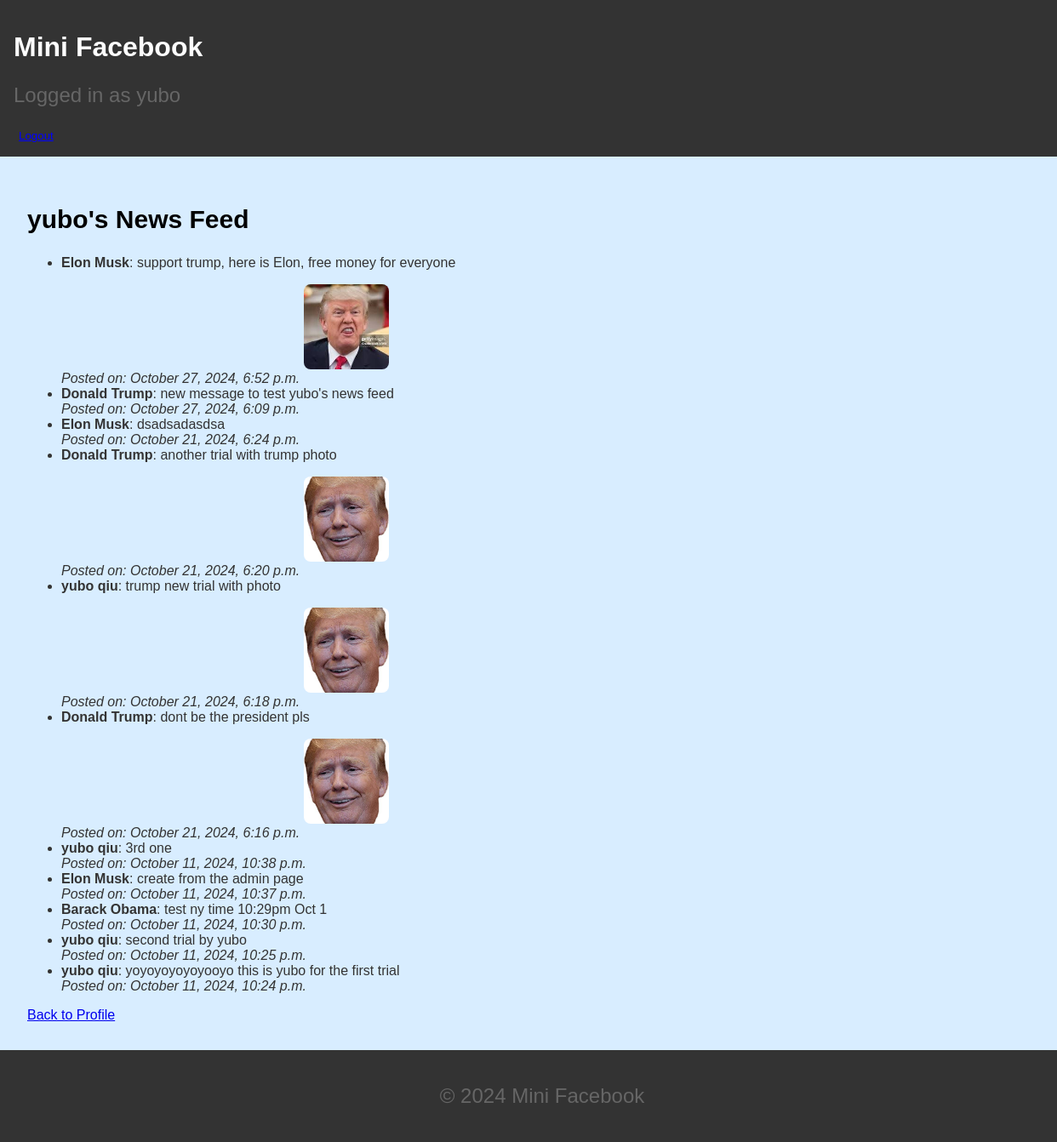
/profile/news_feed/ (signed in), run on the app's committed database.
### mini_fb/models.py (models this page shows, shortened)
class Profile(models.Model):
    user = models.ForeignKey(User, on_delete=models.CASCADE)
    first_name = models.CharField(max_length=30)
    last_name = models.CharField(max_length=30)
    city = models.CharField(max_length=100)
    email = models.EmailField()
    profile_image_url = models.URLField(max_length=200)
    def __str__(self):
        return f"{self.first_name} {self.last_name}"
    def get_friends(self):
        friends = Friend.objects.filter(
            models.Q(profile1=self) | models.Q(profile2=self)
        )
        return [f.profile2 if f.profile1 == self else f.profile1 for f in friends]
    def get_news_feed(self):
        friends = self.get_friends()
        news_feed = StatusMessage.objects.filter(profile__in=[self] + friends).order_by(
            "-timestamp"
        )
        print(
            "News Feed for:",
            self,
            "includes messages from profiles:",
            [p.first_name for p in [self] + friends],
        )
        print("Number of status messages in feed:", news_feed.count())
        return news_feed

class StatusMessage(models.Model):
    timestamp = models.DateTimeField(auto_now_add=True)
    message = models.TextField()
    profile = models.ForeignKey(Profile, on_delete=models.CASCADE)
    def get_images(self):
        return self.image_set.all()

class Image(models.Model):
    image_file = models.ImageField(
        upload_to="images/"
    )  # Store images in a directory called 'images/'
    status_message = models.ForeignKey(
        StatusMessage, on_delete=models.CASCADE
    )  # Foreign key to StatusMessage
    timestamp = models.DateTimeField(
        auto_now_add=True
    )  # Automatically set timestamp when an image is added

### mini_fb/views.py (the view, shortened to what this page needs)
# urls.py: path("profile/news_feed/", ShowNewsFeedView.as_view(), name="news_feed"),
class ShowNewsFeedView(DetailView):
    template_name = "mini_fb/news_feed.html"
    context_object_name = "news_feed"
    def get_object(self, queryset=None):
        return Profile.objects.get(user=self.request.user)

### mini_fb/templates/mini_fb/news_feed.html
{% extends 'mini_fb/base.html' %}
{% block content %}
<h2>{{ object.first_name }}'s News Feed</h2>
<ul>
    {% for message in object.get_news_feed %}
        <li>
            <strong>{{ message.profile.first_name }} {{ message.profile.last_name }}</strong>: {{ message.message }}
            <br>
            <em>Posted on: {{ message.timestamp|date:"F j, Y, g:i a" }}</em>
            {% for img in message.get_images %}
                <img src="{{ img.image_file.url }}" alt="Image" style="width:100px; height:100px;">
            {% endfor %}
        </li>
    {% empty %}
        <li>No status messages available in your news feed.</li>
    {% endfor %}
</ul>
<a href="{% url 'show_profile' object.pk %}">Back to Profile</a>
{% endblock %}

### mini_fb/templates/mini_fb/base.html (shortened to what this page needs)
{% load static %}
<!DOCTYPE html>
<html lang="en">
<head>
    <link rel="stylesheet" href="{% static 'mini_fb/css/styles.css' %}">
</head>
<body>
    <header>
        <h1>
            <a href="{% url 'show_all_profiles' %}" style="color: inherit; text-decoration: none;">
                Mini Facebook
            </a>
        </h1>
        {% if user.is_authenticated %}
            <p>Logged in as {{ user.username }}</p>
            <form action="{% url 'logout' %}" method="post" style="display:inline;">
                <button type="submit" style="background:none; border:none; color:blue; text-decoration:underline; cursor:pointer;">Logout</button>
            </form>
        {% else %}
            <a href="{% url 'login' %}">Login</a>
        {% endif %}
    </header>
    <main>
        {% block content %}
        {% endblock %}
    </main>
    <footer>
        <p>&copy; 2024 Mini Facebook</p>
    </footer>
</body>
</html>

### mini_fb/static/mini_fb/css/styles.css (style rules this page uses)
body { font-family: Arial, sans-serif; margin: 0; padding: 0; background-color: #d8edff; color: #333; }
h1, h3 { color: #ffffff; }
h2 { font-size: 30px; color: #000000; }
p { color: #666; font-size: 24px; }
header { background-color: #333; color: white; padding: 1rem; }
main { padding: 2rem; }
footer { background-color: #333; color: white; text-align: center; padding: 1rem; position: relative; width: 100%; }
img { width: 100px; height: 100px; object-fit: cover; border-radius: 8px; margin: 1rem 0; }

### data on the page
Profile: first_name "yubo"
StatusMessage: profile.first_name "Elon", profile.last_name "Musk", message "support trump, here is Elon, free money for everyone", timestamp "October 27, 2024, 6:52 p.m."
Image: image_file (picture)
StatusMessage: profile.first_name "Donald", profile.last_name "Trump", message "new message to test yubo's news feed", timestamp "October 27, 2024, 6:09 p.m."
StatusMessage: profile.first_name "Elon", profile.last_name "Musk", message "dsadsadasdsa", timestamp "October 21, 2024, 6:24 p.m."
StatusMessage: profile.first_name "Donald", profile.last_name "Trump", message "another trial with trump photo", timestamp "October 21, 2024, 6:20 p.m."
Image: image_file (picture)
StatusMessage: profile.first_name "yubo", profile.last_name "qiu", message "trump new trial with photo", timestamp "October 21, 2024, 6:18 p.m."
Image: image_file (picture)
StatusMessage: profile.first_name "Donald", profile.last_name "Trump", message "dont be the president pls", timestamp "October 21, 2024, 6:16 p.m."
Image: image_file (picture)
StatusMessage: profile.first_name "yubo", profile.last_name "qiu", message "3rd one", timestamp "October 11, 2024, 10:38 p.m."
StatusMessage: profile.first_name "Elon", profile.last_name "Musk", message "create from the admin page", timestamp "October 11, 2024, 10:37 p.m."
StatusMessage: profile.first_name "Barack", profile.last_name "Obama", message "test ny time 10:29pm Oct 1", timestamp "October 11, 2024, 10:30 p.m."
StatusMessage: profile.first_name "yubo", profile.last_name "qiu", message "second trial by yubo", timestamp "October 11, 2024, 10:25 p.m."
StatusMessage: profile.first_name "yubo", profile.last_name "qiu", message "yoyoyoyoyoyooyo this is yubo for the first trial", timestamp "October 11, 2024, 10:24 p.m."

### other printed values
{{ user.username }} "yubo"
